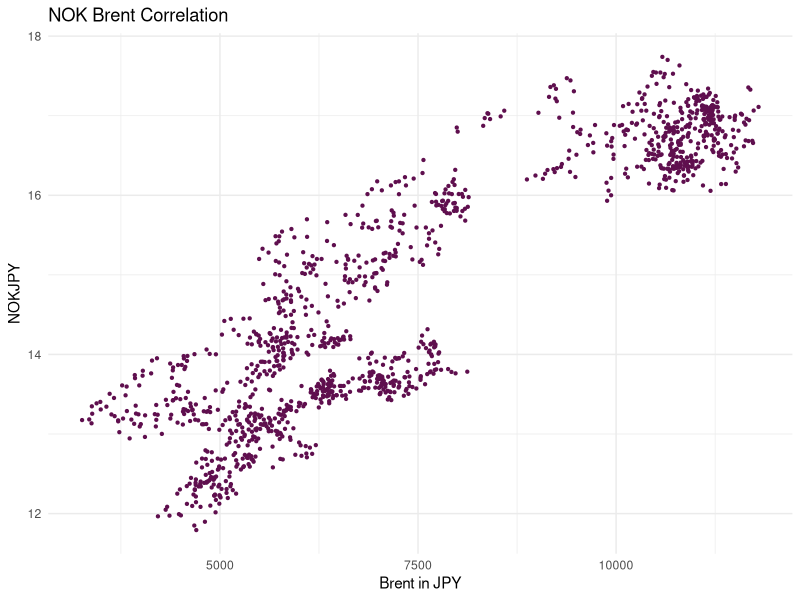
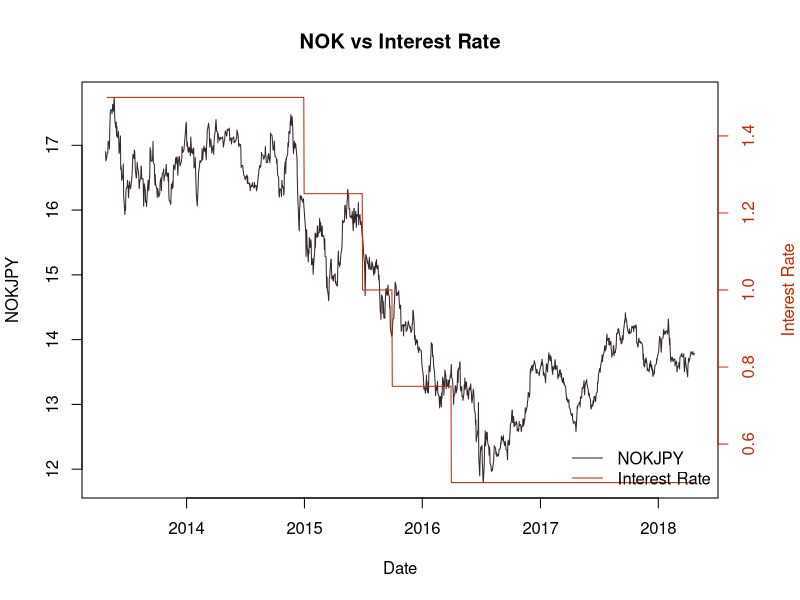
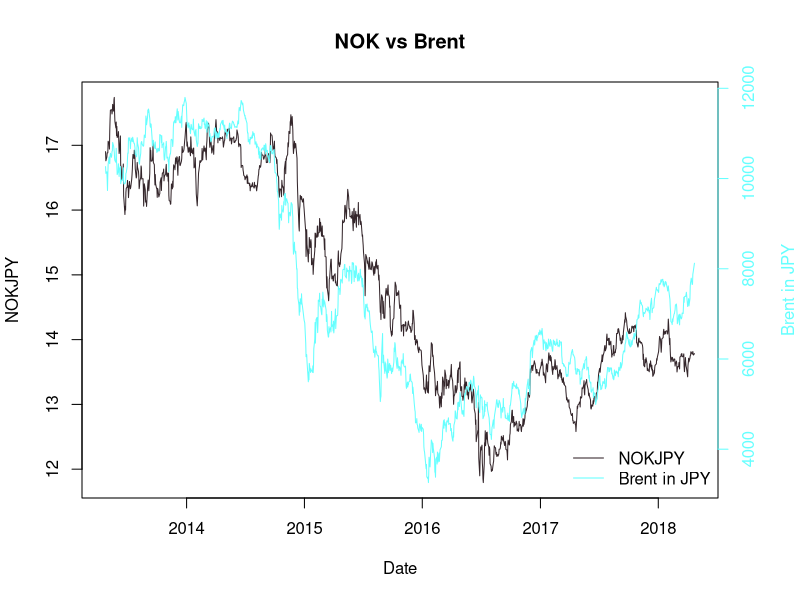
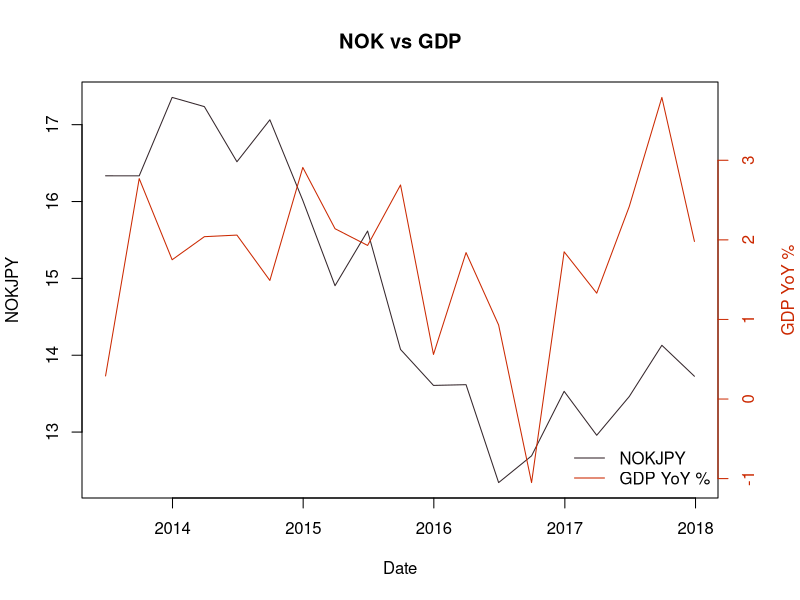
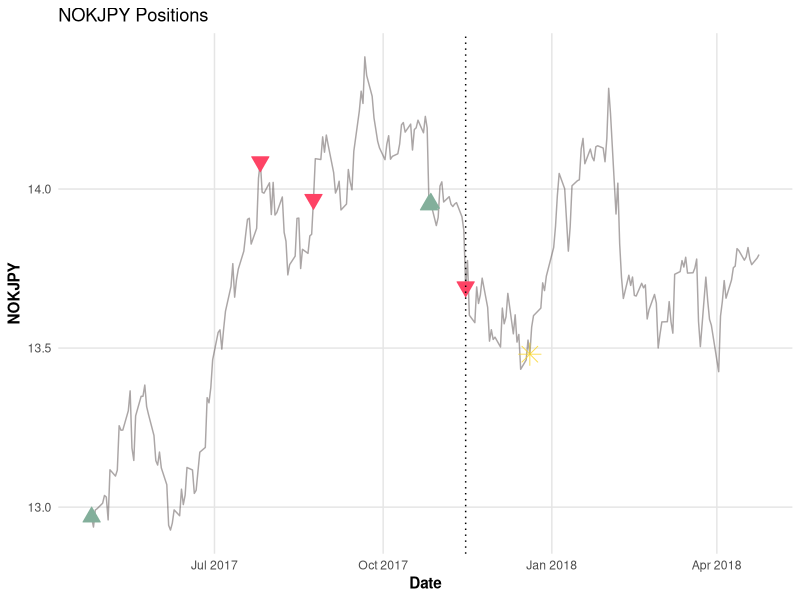
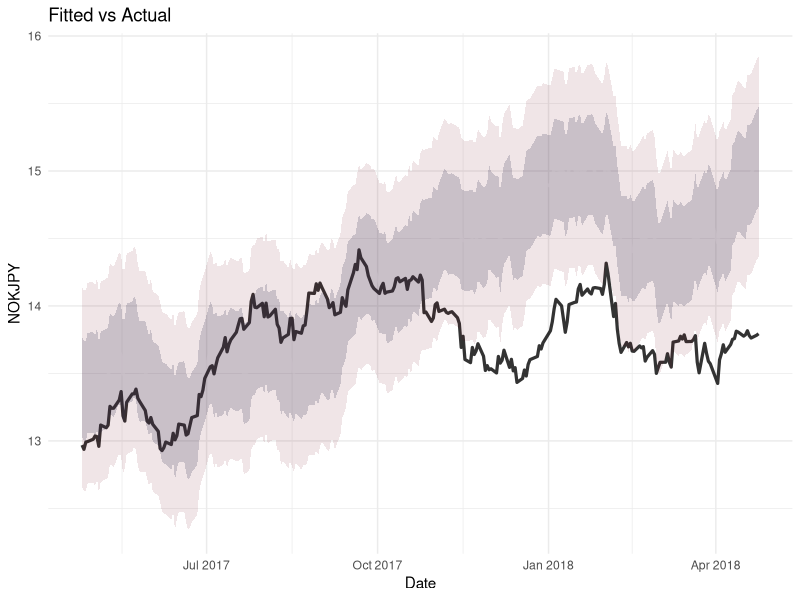
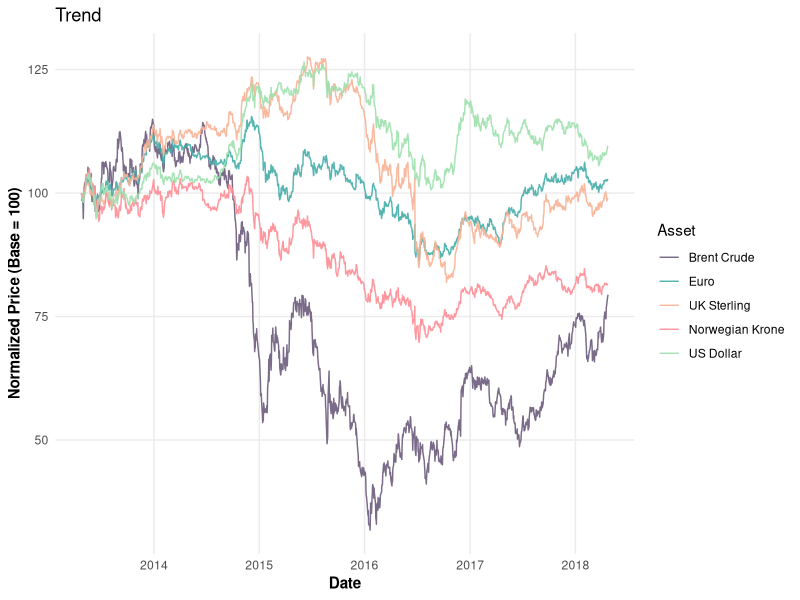

These charts were generated, in order, by the following R code:
# Oil Money NOK - R Translation

# Load required libraries
library(tidyverse)
library(lubridate)
library(glmnet)
library(dplyr)
library(ggplot2)
library(tidyr)
library(urca)
library(tseries)

# Load and prepare data
df <- read.csv("data/brent crude nokjpy.csv", check.names = FALSE)
colnames(df)[1] <- "date"
df$date <- as.Date(df$date, format = "%m/%d/%Y")

# Scatter plot NOK vs Brent
df %>%
  filter(date < as.Date("2018-04-24")) %>%
  ggplot(aes(x = brent, y = nok)) +
  geom_point(color = "#5f0f4e", size = 0.8) +
  labs(title = "NOK Brent Correlation", x = "Brent in JPY", y = "NOKJPY") +
  theme_minimal()

# Dual-axis base plot function (mimics Python twin axes)
dual_base_plot <- function(data, y1_col, y2_col, y1_label, y2_label, title,
                           col1 = "#34262b", col2 = "#cb2800") {
  # Set margins to allow right axis label
  par(mar = c(5, 4, 4, 4) + 0.1)
  # Plot first series
  plot(data$date, data[[y1_col]], type = "l", col = col1,
       xlab = "Date", ylab = y1_label, main = title)
  # Overlay second series with no axes
  par(new = TRUE)
  plot(data$date, data[[y2_col]], type = "l", col = col2,
       axes = FALSE, xlab = "", ylab = "")
  axis(side = 4, col = col2, col.axis = col2)
  mtext(y2_label, side = 4, line = 3, col = col2)
  legend("bottomright", legend = c(y1_label, y2_label),
         col = c(col1, col2), lty = 1, bty = "n")
}

# Use dual_base_plot for relationships
# NOK vs Interest Rate
dual_base_plot(
  df %>% filter(date < as.Date("2018-04-24")),
  y1_col = "nok", y2_col = "interest rate",
  y1_label = "NOKJPY", y2_label = "Interest Rate",
  title = "NOK vs Interest Rate"
)

# NOK vs Brent
dual_base_plot(
  df %>% filter(date < as.Date("2018-04-24")),
  y1_col = "nok", y2_col = "brent",
  y1_label = "NOKJPY", y2_label = "Brent in JPY",
  title = "NOK vs Brent",
  col2 = "#66ffff"
)

# NOK vs GDP (quarterly) 

# Get indices and values where quarterly GDP is available
gdp_idx    <- which(!is.na(df$`gdp yoy`))
gdp_dates  <- df$date[gdp_idx]
gdp_values <- df$`gdp yoy`[gdp_idx]
nok_values <- df$nok[gdp_idx]  # Get actual NOK values on the same GDP dates

# Prepare combined dataframe with matched frequency
gdp_plot_df <- data.frame(
  date = gdp_dates,
  nok = nok_values,
  gdp_yoy = gdp_values
) %>% filter(date < as.Date("2018-01-01"))

# Plot using dual_base_plot
dual_base_plot(
  gdp_plot_df,
  y1_col = "nok", y2_col = "gdp_yoy",
  y1_label = "NOKJPY", y2_label = "GDP YoY %",
  title = "NOK vs GDP"
)

# Linear regression (OLS)
x0 <- df %>% select(usd, gbp, eur, brent)
y  <- df$nok
train_idx <- df$date < as.Date("2017-04-25")
ols_model <- lm(y[train_idx] ~ ., data = x0[train_idx, ])
print(summary(ols_model))

#Elastic Net regression (glmnet)
# Define the cutoff date
cutoff_date <- as.Date("2017-04-25")

# Filter data before the cutoff date
x0_filtered <- as.matrix(df[df$date < cutoff_date, c("usd", "gbp", "eur", "brent")])
y_filtered <- df$nok[df$date < cutoff_date]

# Parameters to evaluate
l1_ratio <- 0.01  # alpha in glmnet (Python l1_ratio)
lambdas <- c(9.9999, 10, 10.0000001)  # lambda in glmnet, I set closest to the 10 because is the best value in Python (Python alpha) 

# Search for the best model
best_model <- NULL
best_mse <- Inf
best_alpha <- NA
best_lambda <- NA

set.seed(123)  # For reproducibility
fit <- cv.glmnet(
  x = x0_filtered,
  y = y_filtered,
  alpha = l1_ratio,
  lambda = lambdas,
  standardize = FALSE,  # <-- Avoid standardization (Python Elastic Net doesn't apply standardization)
  intercept = TRUE,
  nfolds = 5,
  maxit = 5000
)

if (min(fit$cvm) < best_mse) {
  best_mse <- min(fit$cvm)
  best_model <- fit
  best_alpha <- l1_ratio
  best_lambda <- fit$lambda.min
}

# Extract coefficients
coef_best <- coef(best_model, s = "lambda.min")
intercept <- coef_best[1]
coefs <- as.vector(coef_best[-1])

cat("Best alpha (l1_ratio):", best_alpha, "\n")
cat("Best lambda:", best_lambda, "\n")
cat("Intercept:", intercept, "\n")
cat("Coefficients:", round(coefs, 5), "\n")

# Compute fitted values and residuals for the full dataframe
df$sk_fit <- df$usd * coefs[1] +
  df$gbp * coefs[2] +
  df$eur * coefs[3] +
  df$brent * coefs[4] +
  intercept

df$sk_residual <- df$nok - df$sk_fit

# Signals generation logic
# Set thresholds based on 1 sigma of residuals before the cutoff date
residual_std <- sd(df$sk_residual[df$date < as.Date('2017-04-25')])
upper <- residual_std
lower <- -residual_std

# Create the signals dataframe starting from April 25, 2017
signals <- df %>%
  filter(date >= as.Date('2017-04-25')) %>%
  select(date, nok, usd, eur, gbp, brent, sk_fit, sk_residual)

# Rename 'sk_fit' column to 'fitted'
signals <- signals %>%
  rename(fitted = sk_fit)

# Add band levels and initialize signal columns
signals <- signals %>%
  mutate(
    stop_profit = fitted + 2 * upper,
    stop_loss = fitted + 2 * lower,
    upper = fitted + upper,
    lower = fitted + lower,
    signals = 0
  )

# Ensure signals dataframe has signal and cumulative signal columns
signals$signals <- 0
signals$cumsum <- 0  # to track cumulative signal exposure

# Loop row by row
for (j in 1:nrow(signals)) {
  
  # Entry rules
  if (signals$nok[j] > signals$upper[j]) {
    signals$signals[j] <- -1  # Short signal
  }
  
  if (signals$nok[j] < signals$lower[j]) {
    signals$signals[j] <- 1   # Long signal
  }
  
  # Recalculate cumulative signal count
  signals$cumsum <- cumsum(signals$signals)
  
  # Neutralize if cumulative exposure exceeds ±1
  if (signals$cumsum[j] > 1 || signals$cumsum[j] < -1) {
    signals$signals[j] <- 0
    #signals$cumsum <- cumsum(signals$signals)
  }
  
  # STOP PROFIT: if profit limit is reached
  if (signals$nok[j] > signals$stop_profit[j]) {
    signals$cumsum <- cumsum(signals$signals)
    signals$signals[j] <- -signals$cumsum[j] + 1
    signals$cumsum <- cumsum(signals$signals)
    break  # stop algorithm
  }
  
  # STOP LOSS: if loss limit is reached
  if (signals$nok[j] < signals$stop_loss[j]) {
    signals$cumsum <- cumsum(signals$signals)
    signals$signals[j] <- -signals$cumsum[j] - 1
    signals$cumsum <- cumsum(signals$signals)
    break  # stop algorithm
  }
}

# Ensure the 'date' column is of class Date
signals$date <- as.Date(signals$date)

# Create dataframes for LONG, SHORT, and Exit Point signals
long_signals <- signals %>%
  filter(signals > 0)

short_signals <- signals %>%
  filter(signals < 0)

exit_point <- signals %>%
  filter(date == as.Date("2017-12-20"))

# NOK signals positions plot
ggplot(signals, aes(x = date, y = nok)) +
  geom_line(color = "#594f4f", alpha = 0.5) +
  geom_point(data = long_signals, aes(x = date, y = nok),
             color = "#83af9b", shape = 24, fill = "#83af9b", size = 4) +
  geom_point(data = short_signals, aes(x = date, y = nok),
             color = "#fe4365", shape = 25, fill = "#fe4365", size = 4) +
  geom_point(data = exit_point, aes(x = date, y = nok),
             color = "#f9d423", shape = 8, size = 5, alpha = 0.8) +
  geom_vline(xintercept = as.Date("2017-11-15"), linetype = "dotted", color = "black") +
  labs(title = "NOKJPY Positions",
       x = "Date",
       y = "NOKJPY") +
  theme_minimal() +
  theme(panel.grid.minor = element_blank(),
        panel.grid.major = element_line(color = "gray90"),
        axis.title = element_text(face = "bold"),
        legend.position = "none")

# Fitted vs Actual plot
ggplot(signals, aes(x = date)) +
  geom_line(aes(y = fitted), color = "white", size = 1.2, alpha = 0.6) +
  geom_line(aes(y = nok), color = "black", size = 1.1, alpha = 0.8) +
  geom_ribbon(aes(ymin = lower, ymax = upper), fill = "#2a3457", alpha = 0.2) +
  geom_ribbon(aes(ymin = stop_loss, ymax = stop_profit), fill = "#720017", alpha = 0.1) +
  labs(title = "Fitted vs Actual", x = "Date", y = "NOKJPY") +
  theme_minimal()

# Normalized price trend plot 
# Normalize prices by dividing each by its first value and multiplying by 100
df_norm <- df %>%
  mutate(across(c(nok, usd, eur, gbp, brent), ~ . / .[1] * 100)) %>%
  select(date, nok, usd, eur, gbp, brent) %>%
  pivot_longer(cols = -date, names_to = "currency", values_to = "value")

# Custom colors
color_map <- c(
  nok   = "#ff8c94",  # Norwegian Krone
  usd   = "#9de0ad",  # US Dollar
  eur   = "#45ada8",  # Euro
  gbp   = "#f8b195",  # UK Sterling
  brent = "#6c5b7c"   # Brent Crude
)

# Custom labels for legend
label_map <- c(
  nok   = "Norwegian Krone",
  usd   = "US Dollar",
  eur   = "Euro",
  gbp   = "UK Sterling",
  brent = "Brent Crude"
)

# Create plot
ggplot(df_norm, aes(x = date, y = value, color = currency)) +
  geom_line(alpha = 0.9) +
  scale_color_manual(
    values = color_map,
    labels = label_map
  ) +
  labs(
    title = "Trend",
    x = "Date",
    y = "Normalized Price (Base = 100)",
    color = "Asset"
  ) +
  theme_minimal() +
  theme(
    panel.grid.minor = element_blank(),
    axis.title = element_text(face = "bold"),
    legend.position = "right"  # Puedes cambiar a "bottom", "left", etc.
  )




